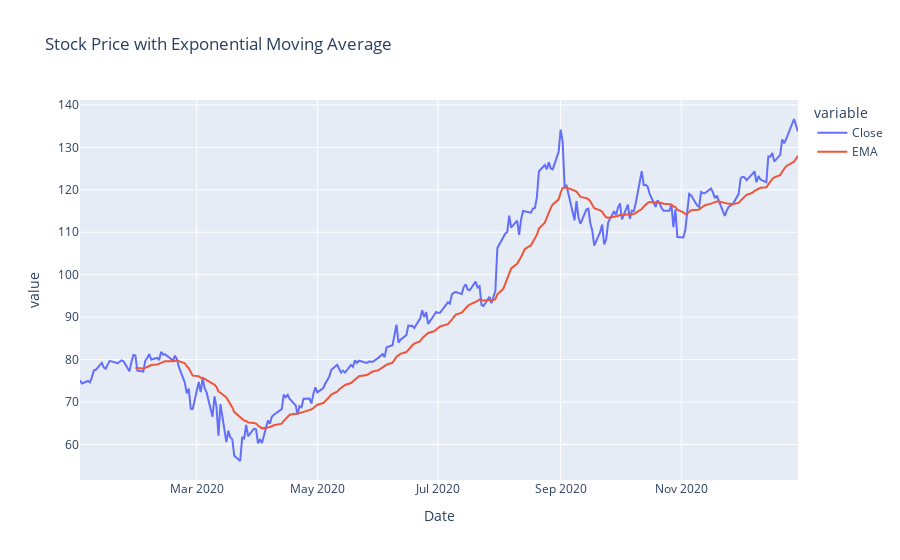

Notebook cell for this chart:
### Code cell
# Plot EMA
analyzer.plot_ema(stock_data)

### Figure 1 — Plotly figure (JSON) as saved in the notebook; plotly's stock layout.template omitted (floating-point values rounded to 4 significant figures; data arrays with more than 128 entries replaced by an {"elided": "..."} marker saying what was removed)
{"data": [{"hovertemplate": "variable=Close<br>Date=%{x}<br>value=%{y}<extra></extra>", "legendgroup": "Close", "line": {"color": "#636efa", "dash": "solid"}, "marker": {"symbol": "circle"}, "mode": "lines", "name": "Close", "orientation": "v", "showlegend": true, "type": "scatter", "x": {"elided": "252 str values"}, "xaxis": "x", "y": {"elided": "252 float values"}, "yaxis": "y"}, {"hovertemplate": "variable=EMA<br>Date=%{x}<br>value=%{y}<extra></extra>", "legendgroup": "EMA", "line": {"color": "#EF553B", "dash": "solid"}, "marker": {"symbol": "circle"}, "mode": "lines", "name": "EMA", "orientation": "v", "showlegend": true, "type": "scatter", "x": {"elided": "252 str values"}, "xaxis": "x", "y": {"elided": "252 float values"}, "yaxis": "y"}], "layout": {"legend": {"title": {"text": "variable"}, "tracegroupgap": 0}, "title": {"text": "Stock Price with Exponential Moving Average"}, "xaxis": {"anchor": "y", "domain": [0, 1], "title": {"text": "Date"}}, "yaxis": {"anchor": "x", "domain": [0, 1], "title": {"text": "value"}}}}
